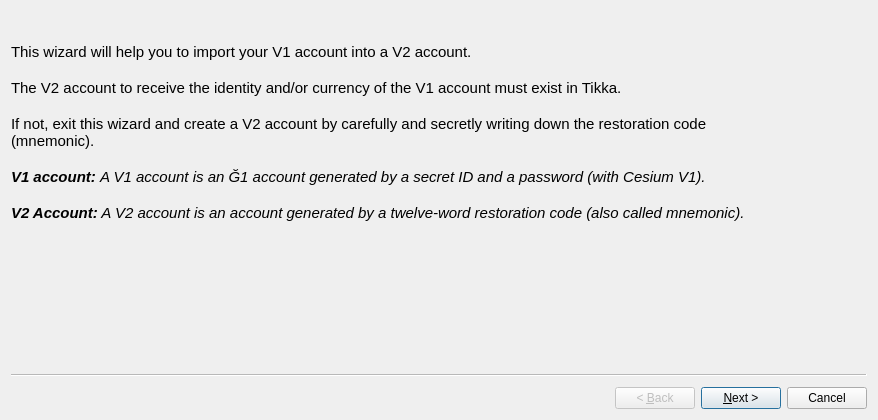
<?xml version="1.0" encoding="UTF-8"?>
<ui version="4.0">
 <class>importAccountV1Wizard</class>
 <widget class="QWizard" name="importAccountV1Wizard">
  <property name="geometry">
   <rect>
    <x>0</x>
    <y>0</y>
    <width>878</width>
    <height>420</height>
   </rect>
  </property>
  <property name="windowTitle">
   <string>Wizard to import V1 account in V2 account</string>
  </property>
  <property name="modal">
   <bool>true</bool>
  </property>
  <widget class="QWizardPage" name="wizardPage1">
   <widget class="QLabel" name="page1_label">
    <property name="geometry">
     <rect>
      <x>0</x>
      <y>0</y>
      <width>741</width>
      <height>261</height>
     </rect>
    </property>
    <property name="text">
     <string>&lt;!DOCTYPE HTML PUBLIC &quot;-//W3C//DTD HTML 4.0//EN&quot; &quot;http://www.w3.org/TR/REC-html40/strict.dtd&quot;&gt;
&lt;html&gt;&lt;head&gt;&lt;meta name=&quot;qrichtext&quot; content=&quot;1&quot; /&gt;&lt;style type=&quot;text/css&quot;&gt;
p, li { white-space: pre-wrap; }
&lt;/style&gt;&lt;/head&gt;&lt;body style=&quot; font-family:'Ubuntu'; font-size:11pt; font-weight:400; font-style:normal;&quot;&gt;
&lt;p style=&quot; margin-top:0px; margin-bottom:0px; margin-left:0px; margin-right:0px; -qt-block-indent:0; text-indent:0px;&quot;&gt;This wizard will help you to import your V1 account into a V2 account.&lt;/p&gt;
&lt;p style=&quot;-qt-paragraph-type:empty; margin-top:0px; margin-bottom:0px; margin-left:0px; margin-right:0px; -qt-block-indent:0; text-indent:0px;&quot;&gt;&lt;br /&gt;&lt;/p&gt;
&lt;p style=&quot; margin-top:0px; margin-bottom:0px; margin-left:0px; margin-right:0px; -qt-block-indent:0; text-indent:0px;&quot;&gt;The V2 account to receive the identity and/or currency of the V1 account must exist in Tikka.&lt;/p&gt;
&lt;p style=&quot;-qt-paragraph-type:empty; margin-top:0px; margin-bottom:0px; margin-left:0px; margin-right:0px; -qt-block-indent:0; text-indent:0px;&quot;&gt;&lt;br /&gt;&lt;/p&gt;
&lt;p style=&quot; margin-top:0px; margin-bottom:0px; margin-left:0px; margin-right:0px; -qt-block-indent:0; text-indent:0px;&quot;&gt;If not, exit this wizard and create a V2 account by carefully and secretly writing down the restoration code (mnemonic).&lt;/p&gt;
&lt;p style=&quot;-qt-paragraph-type:empty; margin-top:0px; margin-bottom:0px; margin-left:0px; margin-right:0px; -qt-block-indent:0; text-indent:0px;&quot;&gt;&lt;br /&gt;&lt;/p&gt;
&lt;p style=&quot; margin-top:0px; margin-bottom:0px; margin-left:0px; margin-right:0px; -qt-block-indent:0; text-indent:0px;&quot;&gt;&lt;span style=&quot; font-weight:600; font-style:italic;&quot;&gt;V1 account: &lt;/span&gt;&lt;span style=&quot; font-style:italic;&quot;&gt;A V1 account is an Ğ1 account generated by a secret ID and a password (with Cesium V1).&lt;/span&gt;&lt;/p&gt;
&lt;p style=&quot;-qt-paragraph-type:empty; margin-top:0px; margin-bottom:0px; margin-left:0px; margin-right:0px; -qt-block-indent:0; text-indent:0px; font-style:italic;&quot;&gt;&lt;br /&gt;&lt;/p&gt;
&lt;p style=&quot; margin-top:0px; margin-bottom:0px; margin-left:0px; margin-right:0px; -qt-block-indent:0; text-indent:0px;&quot;&gt;&lt;span style=&quot; font-weight:600; font-style:italic;&quot;&gt;V2 Account:&lt;/span&gt;&lt;span style=&quot; font-style:italic;&quot;&gt; A V2 account is an account generated by a twelve-word restoration code (also called mnemonic).&lt;/span&gt;&lt;/p&gt;
&lt;p style=&quot;-qt-paragraph-type:empty; margin-top:0px; margin-bottom:0px; margin-left:0px; margin-right:0px; -qt-block-indent:0; text-indent:0px;&quot;&gt;&lt;br /&gt;&lt;/p&gt;&lt;/body&gt;&lt;/html&gt;</string>
    </property>
    <property name="wordWrap">
     <bool>true</bool>
    </property>
   </widget>
  </widget>
  <widget class="QWizardPage" name="wizardPage2">
   <layout class="QVBoxLayout" name="verticalLayout">
    <item>
     <widget class="QLabel" name="page2_label">
      <property name="font">
       <font>
        <italic>false</italic>
       </font>
      </property>
      <property name="text">
       <string>Please enter the credentials of the V1 source account.</string>
      </property>
      <property name="alignment">
       <set>Qt::AlignCenter</set>
      </property>
      <property name="wordWrap">
       <bool>true</bool>
      </property>
     </widget>
    </item>
    <item>
     <widget class="QGroupBox" name="groupBox">
      <property name="sizePolicy">
       <sizepolicy hsizetype="Preferred" vsizetype="Fixed">
        <horstretch>0</horstretch>
        <verstretch>0</verstretch>
       </sizepolicy>
      </property>
      <property name="font">
       <font>
        <weight>50</weight>
        <bold>false</bold>
       </font>
      </property>
      <property name="title">
       <string>V1 Source Account</string>
      </property>
      <layout class="QVBoxLayout" name="verticalLayout_2">
       <item>
        <layout class="QGridLayout" name="gridLayout">
         <property name="sizeConstraint">
          <enum>QLayout::SetDefaultConstraint</enum>
         </property>
         <property name="leftMargin">
          <number>0</number>
         </property>
         <property name="topMargin">
          <number>0</number>
         </property>
         <property name="bottomMargin">
          <number>0</number>
         </property>
         <property name="horizontalSpacing">
          <number>6</number>
         </property>
         <item row="3" column="2">
          <widget class="QLabel" name="sourceAddressValueLabel">
           <property name="text">
            <string/>
           </property>
          </widget>
         </item>
         <item row="2" column="0">
          <widget class="QLabel" name="sourceV1AddressLabel">
           <property name="sizePolicy">
            <sizepolicy hsizetype="Preferred" vsizetype="Preferred">
             <horstretch>0</horstretch>
             <verstretch>0</verstretch>
            </sizepolicy>
           </property>
           <property name="font">
            <font>
             <weight>75</weight>
             <bold>true</bold>
            </font>
           </property>
           <property name="text">
            <string>V1 Address</string>
           </property>
           <property name="alignment">
            <set>Qt::AlignRight|Qt::AlignTrailing|Qt::AlignVCenter</set>
           </property>
          </widget>
         </item>
         <item row="0" column="3" alignment="Qt::AlignRight">
          <widget class="QPushButton" name="sourceShowButton">
           <property name="sizePolicy">
            <sizepolicy hsizetype="Fixed" vsizetype="Fixed">
             <horstretch>0</horstretch>
             <verstretch>0</verstretch>
            </sizepolicy>
           </property>
           <property name="text">
            <string>Show</string>
           </property>
          </widget>
         </item>
         <item row="2" column="2">
          <widget class="QLabel" name="sourceV1AddressValueLabel">
           <property name="text">
            <string/>
           </property>
          </widget>
         </item>
         <item row="3" column="0">
          <widget class="QLabel" name="sourceAddressLabel">
           <property name="font">
            <font>
             <weight>75</weight>
             <bold>true</bold>
            </font>
           </property>
           <property name="text">
            <string>Address</string>
           </property>
           <property name="alignment">
            <set>Qt::AlignRight|Qt::AlignTrailing|Qt::AlignVCenter</set>
           </property>
          </widget>
         </item>
         <item row="1" column="2">
          <widget class="QLineEdit" name="sourcePasswordIDLineEdit">
           <property name="echoMode">
            <enum>QLineEdit::Password</enum>
           </property>
          </widget>
         </item>
         <item row="0" column="2">
          <widget class="QLineEdit" name="sourceSecretIDLineEdit">
           <property name="echoMode">
            <enum>QLineEdit::Password</enum>
           </property>
           <property name="readOnly">
            <bool>false</bool>
           </property>
          </widget>
         </item>
         <item row="1" column="0">
          <widget class="QLabel" name="sourcePasswordIDLabel">
           <property name="font">
            <font>
             <weight>75</weight>
             <italic>false</italic>
             <bold>true</bold>
            </font>
           </property>
           <property name="text">
            <string>Password</string>
           </property>
           <property name="alignment">
            <set>Qt::AlignRight|Qt::AlignTrailing|Qt::AlignVCenter</set>
           </property>
          </widget>
         </item>
         <item row="0" column="0">
          <widget class="QLabel" name="sourceSecretIDLabel">
           <property name="sizePolicy">
            <sizepolicy hsizetype="Preferred" vsizetype="Preferred">
             <horstretch>0</horstretch>
             <verstretch>0</verstretch>
            </sizepolicy>
           </property>
           <property name="font">
            <font>
             <weight>75</weight>
             <bold>true</bold>
            </font>
           </property>
           <property name="text">
            <string>Secret ID</string>
           </property>
           <property name="alignment">
            <set>Qt::AlignRight|Qt::AlignTrailing|Qt::AlignVCenter</set>
           </property>
          </widget>
         </item>
         <item row="4" column="2">
          <widget class="QLabel" name="sourceBalanceValueLabel">
           <property name="text">
            <string/>
           </property>
          </widget>
         </item>
         <item row="5" column="0">
          <widget class="QLabel" name="sourceIdentityLabel">
           <property name="font">
            <font>
             <weight>75</weight>
             <bold>true</bold>
            </font>
           </property>
           <property name="text">
            <string>Identity</string>
           </property>
           <property name="alignment">
            <set>Qt::AlignRight|Qt::AlignTrailing|Qt::AlignVCenter</set>
           </property>
          </widget>
         </item>
         <item row="4" column="0">
          <widget class="QLabel" name="sourceBalanceLabel">
           <property name="font">
            <font>
             <weight>75</weight>
             <bold>true</bold>
            </font>
           </property>
           <property name="text">
            <string>Balance</string>
           </property>
           <property name="alignment">
            <set>Qt::AlignRight|Qt::AlignTrailing|Qt::AlignVCenter</set>
           </property>
          </widget>
         </item>
         <item row="5" column="2">
          <widget class="QLabel" name="sourceIdentityValueLabel">
           <property name="text">
            <string/>
           </property>
          </widget>
         </item>
        </layout>
       </item>
       <item>
        <widget class="QLabel" name="sourceErrorLabel">
         <property name="text">
          <string/>
         </property>
         <property name="alignment">
          <set>Qt::AlignCenter</set>
         </property>
        </widget>
       </item>
      </layout>
     </widget>
    </item>
   </layout>
  </widget>
  <widget class="QWizardPage" name="wizardPage3">
   <layout class="QVBoxLayout" name="verticalLayout_4">
    <item>
     <widget class="QLabel" name="page3_label">
      <property name="font">
       <font>
        <italic>false</italic>
       </font>
      </property>
      <property name="text">
       <string>Select a V2 destination account already created and confirm with the restoration mnemonic.</string>
      </property>
      <property name="alignment">
       <set>Qt::AlignCenter</set>
      </property>
      <property name="wordWrap">
       <bool>true</bool>
      </property>
     </widget>
    </item>
    <item>
     <widget class="QGroupBox" name="groupBox_2">
      <property name="font">
       <font>
        <weight>50</weight>
        <bold>false</bold>
       </font>
      </property>
      <property name="title">
       <string>V2 Destination Account</string>
      </property>
      <layout class="QVBoxLayout" name="verticalLayout_3">
       <item>
        <layout class="QGridLayout" name="GridLayout_2">
         <property name="sizeConstraint">
          <enum>QLayout::SetDefaultConstraint</enum>
         </property>
         <property name="topMargin">
          <number>0</number>
         </property>
         <property name="bottomMargin">
          <number>0</number>
         </property>
         <item row="3" column="1">
          <widget class="QLineEdit" name="destinationMnemonicLineEdit">
           <property name="echoMode">
            <enum>QLineEdit::Password</enum>
           </property>
          </widget>
         </item>
         <item row="3" column="2">
          <widget class="QPushButton" name="destinationShowButton">
           <property name="text">
            <string>Show</string>
           </property>
          </widget>
         </item>
         <item row="6" column="0">
          <widget class="QLabel" name="destinationAddressLabel">
           <property name="font">
            <font>
             <weight>75</weight>
             <bold>true</bold>
            </font>
           </property>
           <property name="text">
            <string>Address</string>
           </property>
           <property name="alignment">
            <set>Qt::AlignRight|Qt::AlignTrailing|Qt::AlignVCenter</set>
           </property>
          </widget>
         </item>
         <item row="1" column="0">
          <widget class="QLabel" name="destinationRootNameOrAddressLabel">
           <property name="font">
            <font>
             <weight>75</weight>
             <bold>true</bold>
            </font>
           </property>
           <property name="text">
            <string>Root account</string>
           </property>
           <property name="alignment">
            <set>Qt::AlignRight|Qt::AlignTrailing|Qt::AlignVCenter</set>
           </property>
          </widget>
         </item>
         <item row="2" column="0">
          <widget class="QLabel" name="destinationRootAddressLabel">
           <property name="font">
            <font>
             <weight>75</weight>
             <bold>true</bold>
            </font>
           </property>
           <property name="text">
            <string/>
           </property>
           <property name="alignment">
            <set>Qt::AlignRight|Qt::AlignTrailing|Qt::AlignVCenter</set>
           </property>
          </widget>
         </item>
         <item row="2" column="1">
          <widget class="QLabel" name="destinationRootAddressValueLabel">
           <property name="text">
            <string/>
           </property>
          </widget>
         </item>
         <item row="5" column="1">
          <widget class="QLabel" name="destinationDerivationValueLabel">
           <property name="text">
            <string/>
           </property>
          </widget>
         </item>
         <item row="1" column="1">
          <widget class="QComboBox" name="destinationRootNameOrAddressComboBox"/>
         </item>
         <item row="7" column="0">
          <widget class="QLabel" name="destinationBalanceLabel">
           <property name="font">
            <font>
             <weight>75</weight>
             <bold>true</bold>
            </font>
           </property>
           <property name="text">
            <string>Balance</string>
           </property>
           <property name="alignment">
            <set>Qt::AlignRight|Qt::AlignTrailing|Qt::AlignVCenter</set>
           </property>
          </widget>
         </item>
         <item row="7" column="1">
          <widget class="QLabel" name="destinationBalanceValueLabel">
           <property name="text">
            <string/>
           </property>
          </widget>
         </item>
         <item row="8" column="1">
          <widget class="QLineEdit" name="destinationNameLineEdit"/>
         </item>
         <item row="5" column="0">
          <widget class="QLabel" name="destinationDerivationLabel">
           <property name="font">
            <font>
             <weight>75</weight>
             <bold>true</bold>
            </font>
           </property>
           <property name="text">
            <string>Derivation</string>
           </property>
           <property name="alignment">
            <set>Qt::AlignRight|Qt::AlignTrailing|Qt::AlignVCenter</set>
           </property>
          </widget>
         </item>
         <item row="8" column="0">
          <widget class="QLabel" name="destinationNameLabel">
           <property name="font">
            <font>
             <weight>75</weight>
             <bold>true</bold>
            </font>
           </property>
           <property name="text">
            <string>Name</string>
           </property>
           <property name="alignment">
            <set>Qt::AlignRight|Qt::AlignTrailing|Qt::AlignVCenter</set>
           </property>
          </widget>
         </item>
         <item row="6" column="1">
          <widget class="QLabel" name="destinationAddressValueLabel">
           <property name="font">
            <font>
             <weight>75</weight>
             <bold>true</bold>
            </font>
           </property>
           <property name="text">
            <string/>
           </property>
          </widget>
         </item>
         <item row="3" column="0">
          <widget class="QLabel" name="destinationMnemonicLabel">
           <property name="font">
            <font>
             <weight>75</weight>
             <bold>true</bold>
            </font>
           </property>
           <property name="text">
            <string>Mnemonic</string>
           </property>
           <property name="alignment">
            <set>Qt::AlignRight|Qt::AlignTrailing|Qt::AlignVCenter</set>
           </property>
          </widget>
         </item>
         <item row="4" column="0">
          <widget class="QLabel" name="destinationMnemonicLanguageLabel">
           <property name="font">
            <font>
             <weight>75</weight>
             <bold>true</bold>
            </font>
           </property>
           <property name="text">
            <string>Mnemonic language</string>
           </property>
           <property name="alignment">
            <set>Qt::AlignRight|Qt::AlignTrailing|Qt::AlignVCenter</set>
           </property>
          </widget>
         </item>
         <item row="4" column="1">
          <widget class="QComboBox" name="destinationMnemonicLanguageComboBox">
           <property name="sizePolicy">
            <sizepolicy hsizetype="Fixed" vsizetype="Preferred">
             <horstretch>0</horstretch>
             <verstretch>0</verstretch>
            </sizepolicy>
           </property>
          </widget>
         </item>
        </layout>
       </item>
      </layout>
     </widget>
    </item>
    <item>
     <widget class="QLabel" name="destinationErrorLabel">
      <property name="text">
       <string/>
      </property>
      <property name="alignment">
       <set>Qt::AlignCenter</set>
      </property>
     </widget>
    </item>
    <item>
     <layout class="QHBoxLayout" name="horizontalLayout">
      <item>
       <spacer name="horizontalSpacer">
        <property name="orientation">
         <enum>Qt::Horizontal</enum>
        </property>
        <property name="sizeHint" stdset="0">
         <size>
          <width>40</width>
          <height>20</height>
         </size>
        </property>
       </spacer>
      </item>
      <item>
       <widget class="QLabel" name="storedPasswordLabel">
        <property name="sizePolicy">
         <sizepolicy hsizetype="Fixed" vsizetype="Preferred">
          <horstretch>0</horstretch>
          <verstretch>0</verstretch>
         </sizepolicy>
        </property>
        <property name="sizeIncrement">
         <size>
          <width>0</width>
          <height>0</height>
         </size>
        </property>
        <property name="font">
         <font>
          <weight>75</weight>
          <bold>true</bold>
         </font>
        </property>
        <property name="text">
         <string>Password</string>
        </property>
        <property name="alignment">
         <set>Qt::AlignLeading|Qt::AlignLeft|Qt::AlignVCenter</set>
        </property>
       </widget>
      </item>
      <item>
       <widget class="QLineEdit" name="storedPasswordLineEdit">
        <property name="sizePolicy">
         <sizepolicy hsizetype="Fixed" vsizetype="Fixed">
          <horstretch>0</horstretch>
          <verstretch>0</verstretch>
         </sizepolicy>
        </property>
        <property name="maxLength">
         <number>20</number>
        </property>
        <property name="echoMode">
         <enum>QLineEdit::Password</enum>
        </property>
        <property name="alignment">
         <set>Qt::AlignCenter</set>
        </property>
        <property name="readOnly">
         <bool>true</bool>
        </property>
       </widget>
      </item>
      <item>
       <widget class="QLabel" name="storedPasswordHintLabel">
        <property name="font">
         <font>
          <italic>true</italic>
         </font>
        </property>
        <property name="text">
         <string>Wallet will be locked with the current password</string>
        </property>
       </widget>
      </item>
     </layout>
    </item>
   </layout>
  </widget>
  <widget class="QWizardPage" name="wizardPage4">
   <layout class="QVBoxLayout" name="verticalLayout_5">
    <item>
     <widget class="QLabel" name="label">
      <property name="text">
       <string>Click on the import button and wait for the status message. The V1 source account will be deleted from the blockchain on success.</string>
      </property>
      <property name="alignment">
       <set>Qt::AlignCenter</set>
      </property>
      <property name="wordWrap">
       <bool>true</bool>
      </property>
     </widget>
    </item>
    <item>
     <layout class="QGridLayout" name="gridLayout_2">
      <item row="0" column="1">
       <widget class="QLabel" name="sourceAddressValueImportLabel">
        <property name="sizePolicy">
         <sizepolicy hsizetype="Expanding" vsizetype="Preferred">
          <horstretch>0</horstretch>
          <verstretch>0</verstretch>
         </sizepolicy>
        </property>
        <property name="text">
         <string/>
        </property>
       </widget>
      </item>
      <item row="0" column="0">
       <widget class="QLabel" name="sourceAddressImportLabel">
        <property name="sizePolicy">
         <sizepolicy hsizetype="Preferred" vsizetype="Preferred">
          <horstretch>0</horstretch>
          <verstretch>0</verstretch>
         </sizepolicy>
        </property>
        <property name="font">
         <font>
          <weight>75</weight>
          <bold>true</bold>
         </font>
        </property>
        <property name="text">
         <string>Address</string>
        </property>
        <property name="alignment">
         <set>Qt::AlignRight|Qt::AlignTrailing|Qt::AlignVCenter</set>
        </property>
       </widget>
      </item>
      <item row="1" column="1">
       <widget class="QLabel" name="sourceBalanceValueImportLabel">
        <property name="sizePolicy">
         <sizepolicy hsizetype="Expanding" vsizetype="Preferred">
          <horstretch>0</horstretch>
          <verstretch>0</verstretch>
         </sizepolicy>
        </property>
        <property name="text">
         <string/>
        </property>
       </widget>
      </item>
      <item row="1" column="0">
       <widget class="QLabel" name="sourceBalanceImportLabel">
        <property name="font">
         <font>
          <weight>75</weight>
          <bold>true</bold>
         </font>
        </property>
        <property name="text">
         <string>Balance</string>
        </property>
        <property name="alignment">
         <set>Qt::AlignRight|Qt::AlignTrailing|Qt::AlignVCenter</set>
        </property>
       </widget>
      </item>
      <item row="2" column="0">
       <widget class="QLabel" name="sourceIdentityImportLabel">
        <property name="font">
         <font>
          <weight>75</weight>
          <bold>true</bold>
         </font>
        </property>
        <property name="text">
         <string>Identity</string>
        </property>
        <property name="alignment">
         <set>Qt::AlignRight|Qt::AlignTrailing|Qt::AlignVCenter</set>
        </property>
       </widget>
      </item>
      <item row="2" column="1">
       <widget class="QLabel" name="sourceIdentityValueImportLabel">
        <property name="sizePolicy">
         <sizepolicy hsizetype="Expanding" vsizetype="Preferred">
          <horstretch>0</horstretch>
          <verstretch>0</verstretch>
         </sizepolicy>
        </property>
        <property name="text">
         <string/>
        </property>
       </widget>
      </item>
     </layout>
    </item>
    <item alignment="Qt::AlignHCenter">
     <widget class="QPushButton" name="importButton">
      <property name="sizePolicy">
       <sizepolicy hsizetype="Fixed" vsizetype="Fixed">
        <horstretch>0</horstretch>
        <verstretch>0</verstretch>
       </sizepolicy>
      </property>
      <property name="text">
       <string>Import</string>
      </property>
     </widget>
    </item>
    <item alignment="Qt::AlignHCenter">
     <widget class="QLabel" name="ImportImagelabel">
      <property name="sizePolicy">
       <sizepolicy hsizetype="Fixed" vsizetype="Fixed">
        <horstretch>0</horstretch>
        <verstretch>0</verstretch>
       </sizepolicy>
      </property>
      <property name="maximumSize">
       <size>
        <width>64</width>
        <height>64</height>
       </size>
      </property>
      <property name="text">
       <string/>
      </property>
      <property name="pixmap">
       <pixmap resource="../../icons/tikka.slots.pyqt.resources.icons.index.qrc">:/images/arrow_down</pixmap>
      </property>
      <property name="scaledContents">
       <bool>true</bool>
      </property>
      <property name="alignment">
       <set>Qt::AlignCenter</set>
      </property>
     </widget>
    </item>
    <item>
     <layout class="QGridLayout" name="gridLayout_3">
      <item row="1" column="0">
       <widget class="QLabel" name="destinationAddressImportLabel">
        <property name="font">
         <font>
          <weight>75</weight>
          <bold>true</bold>
         </font>
        </property>
        <property name="text">
         <string>Address</string>
        </property>
        <property name="alignment">
         <set>Qt::AlignRight|Qt::AlignTrailing|Qt::AlignVCenter</set>
        </property>
       </widget>
      </item>
      <item row="1" column="1">
       <widget class="QLabel" name="destinationAddressValueImportLabel">
        <property name="sizePolicy">
         <sizepolicy hsizetype="Expanding" vsizetype="Preferred">
          <horstretch>0</horstretch>
          <verstretch>0</verstretch>
         </sizepolicy>
        </property>
        <property name="text">
         <string/>
        </property>
       </widget>
      </item>
      <item row="2" column="1">
       <widget class="QLabel" name="destinationBalanceValueImportLabel">
        <property name="text">
         <string/>
        </property>
       </widget>
      </item>
      <item row="2" column="0">
       <widget class="QLabel" name="destinationBalanceImportLabel">
        <property name="font">
         <font>
          <weight>75</weight>
          <bold>true</bold>
         </font>
        </property>
        <property name="text">
         <string>Balance</string>
        </property>
        <property name="alignment">
         <set>Qt::AlignRight|Qt::AlignTrailing|Qt::AlignVCenter</set>
        </property>
       </widget>
      </item>
      <item row="3" column="0">
       <widget class="QLabel" name="destinationIdentityImportLabel">
        <property name="font">
         <font>
          <weight>75</weight>
          <bold>true</bold>
         </font>
        </property>
        <property name="text">
         <string>Identity</string>
        </property>
        <property name="alignment">
         <set>Qt::AlignRight|Qt::AlignTrailing|Qt::AlignVCenter</set>
        </property>
       </widget>
      </item>
      <item row="3" column="1">
       <widget class="QLabel" name="destinationIdentityValueImportLabel">
        <property name="text">
         <string/>
        </property>
       </widget>
      </item>
     </layout>
    </item>
    <item>
     <widget class="QLabel" name="importErrorLabel">
      <property name="text">
       <string/>
      </property>
      <property name="alignment">
       <set>Qt::AlignCenter</set>
      </property>
     </widget>
    </item>
   </layout>
  </widget>
 </widget>
 <tabstops>
  <tabstop>sourceSecretIDLineEdit</tabstop>
  <tabstop>sourcePasswordIDLineEdit</tabstop>
  <tabstop>sourceShowButton</tabstop>
  <tabstop>destinationRootNameOrAddressComboBox</tabstop>
  <tabstop>destinationMnemonicLineEdit</tabstop>
  <tabstop>destinationMnemonicLanguageComboBox</tabstop>
  <tabstop>destinationNameLineEdit</tabstop>
  <tabstop>destinationShowButton</tabstop>
  <tabstop>storedPasswordLineEdit</tabstop>
  <tabstop>importButton</tabstop>
 </tabstops>
 <resources>
  <include location="../../icons/tikka.slots.pyqt.resources.icons.index.qrc"/>
 </resources>
 <connections/>
</ui>
